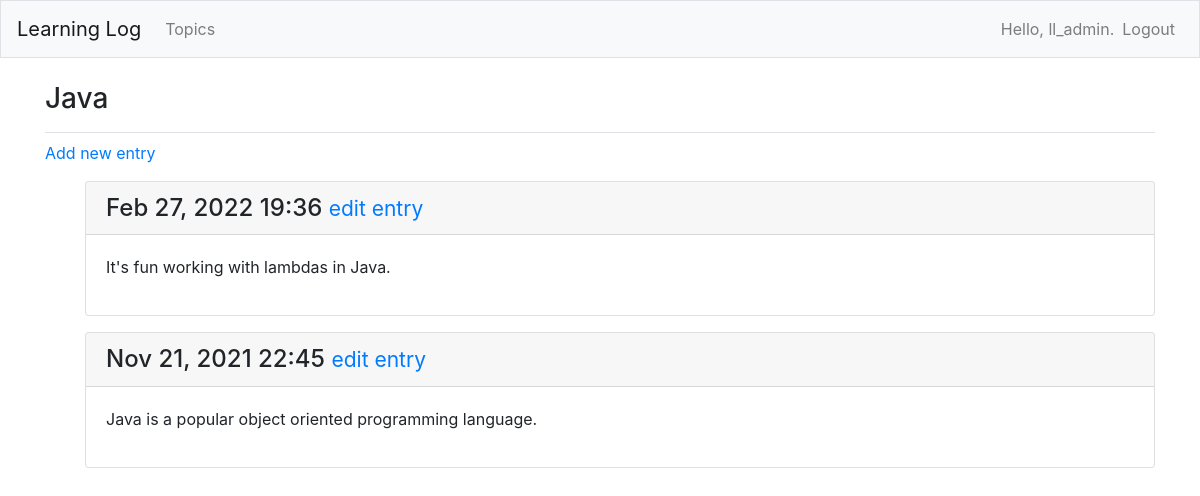
The app's page /topic/3/ (signed in) with its own data.
### learning_logs/models.py (models this page shows, shortened)
class Topic(models.Model):
    text = models.CharField(max_length=200)
    date_added = models.DateTimeField(auto_now_add=True)
    owner = models.ForeignKey(User, on_delete=models.CASCADE)
    def __str__(self):
        return self.text

class Entry(models.Model):
    topic = models.ForeignKey(Topic, on_delete=models.CASCADE)
    text = models.TextField()
    date_added = models.DateTimeField(auto_now_add=True)
    class Meta:
        verbose_name_plural = 'entries'

### learning_logs/views.py (the view)
# urls.py: path('topic/<int:topic_id>/', views.topic, name='topic'),
@login_required
def topic(request, topic_id):
    my_topic = Topic.objects.get(id=topic_id)
    __check_topic_owner(my_topic, request)
    entries = my_topic.entry_set.order_by('-date_added')
    context = {'topic': my_topic, 'entries': entries}
    return render(request, 'learning_logs/topic.html', context)

### learning_logs/views.py (called while the page is built)
def __check_topic_owner(_topic, _request):
    if _topic.owner != _request.user:
        raise Http404

### learning_logs/templates/learning_logs/topic.html
{% extends 'learning_logs/base.html' %}
{% block page_header %}
<h3>{{ topic }}</h3>
{% endblock page_header %}
{% block content %}
<p>
    <a href="{% url 'learning_logs:new_entry' topic.id %}">Add new entry</a>
</p>
<ul>
    {% for entry in entries %}
    <div class="card mb-3">
        <h4 class="card-header">
            {{ entry.date_added|date:'M d, Y H:i' }}
            <small><a href="{% url 'learning_logs:edit_entry' entry.id %}">edit entry</a></small>
        </h4>
        <div class="card-body">
            {{ entry.text|linebreaks }}
        </div>
    </div>
    {% empty %}
    <p>There are no entries for this topic yet.</p>
    {% endfor %}
</ul>
{% endblock content %}

### learning_logs/templates/learning_logs/base.html (shortened to what this page needs)
{% load bootstrap4 %}
<!doctype html>
<html lang="en">
<head>
    {% bootstrap_css %}
</head>
<body>
<nav class="navbar navbar-expand-md navbar-light bg-light mb-4 border">
    <a class="navbar-brand" href="{% url 'learning_logs:index'%}">Learning Log</a>
    <div class="collapse navbar-collapse" id="navbarCollapse">
        <ul class="navbar-nav mr-auto">
            <li class="nav-item">
                <a class="nav-link" href="{% url 'learning_logs:topics'%}">Topics</a>
            </li>
        </ul>
        <ul class="navbar-nav ml-auto">
            {% if user.is_authenticated %}
            <li class="nav-item">
                <span class="navbar-text">Hello, {{ user.username }}.</span>
            </li>
            <li class="nav-item">
                <a class="nav-link" href="{% url 'users:logout' %}">Logout</a>
            </li>
            {% else %}
            <li class="nav-item">
                <a class="nav-link" href="{% url 'users:register' %}">Register</a>
            </li>
            <li class="nav-item">
                <a class="nav-link" href="{% url 'users:login' %}">Login</a></li>
            {% endif %}
        </ul>
    </div>
</nav>
<main role="main" class="container">
    <div class="pb-2 mb-2 border-bottom">
        {% block page_header %}{% endblock page_header %}
    </div>
    <div>
        {% block content %}{% endblock content %}
    </div>
</main>
</body>
</html>

### records on screen
Topic: text "Java"
Entry: date_added "Feb 27, 2022 19:36", text "It's fun working with lambdas in Java."
Entry: date_added "Nov 21, 2021 22:45", text "Java is a popular object oriented programming language."

### other values on screen
{{ user.username }} "ll_admin"
